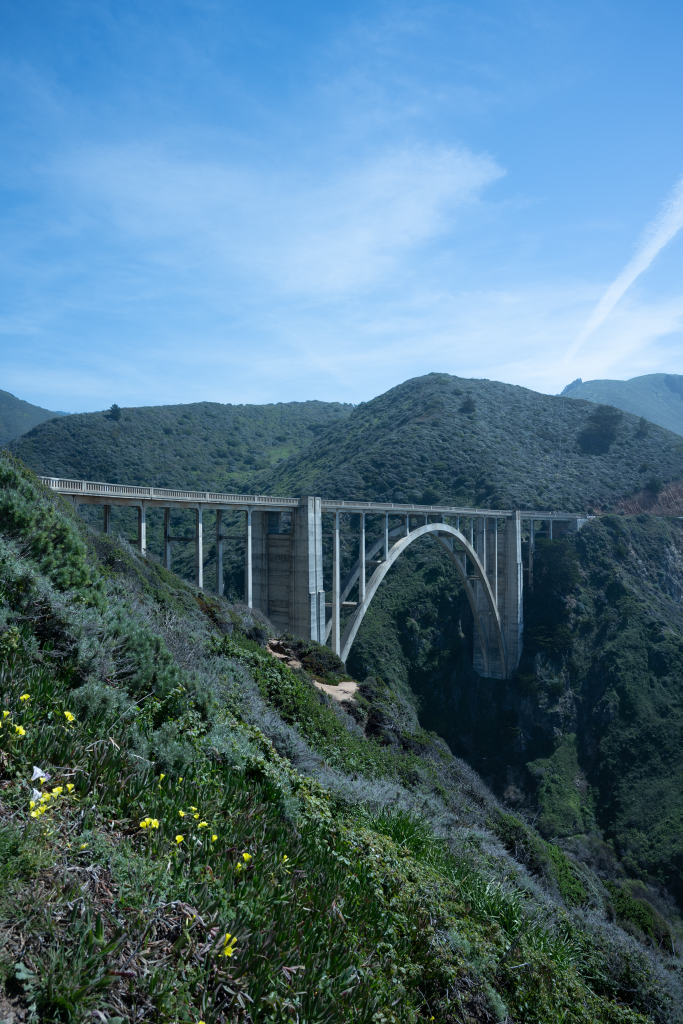
#> input picture Proj3/media/mosaic_3/DSC_0865.jpg, 1365 x 2048 px, found by its file name (shown at 1/2 size); its folder holds 4 pictures in this run
$ python ransac.py
#> lines starting #> are read from the running program, lines starting #| are printed output that depends on the picture
### Proj3/code/feature_detect.py
import numpy as np
import matplotlib.pyplot as plt
import cv2
import os
from scipy.ndimage import gaussian_filter
from scipy.spatial.distance import cdist
from harris import get_harris_corners, dist2

# B.1
# [212 lines left out: functions detect_corners_with_anms, adaptive_non_maximal_suppression, visualize_harris_corners, test_harris_anms, extract_feature_descriptors, visualize_descriptors, not called in this run]

def simple_corner_selection(image, num_features=500):

    if image.dtype == np.uint8:
        img_float = image.astype(np.float64) / 255.0
    else:
        img_float = image.astype(np.float64)
        if img_float.max() > 1.0:
            img_float = img_float / 255.0

    h, coords = get_harris_corners(img_float, edge_discard=20)
    corner_strengths = h[coords[0], coords[1]]

    if coords.shape[1] > num_features:
        sorted_idx = np.argsort(corner_strengths)[::-1]
        selected = sorted_idx[:num_features]
        coords = coords[:, selected]

    return coords, h

def test_descriptors(image_path, num_features=500, output_dir='.'):

    img = cv2.imread(image_path)
    img_rgb = cv2.cvtColor(img, cv2.COLOR_BGR2RGB)
    img_gray = cv2.cvtColor(img, cv2.COLOR_BGR2GRAY)
    coords, h = simple_corner_selection(img_gray, num_features=num_features)

    descriptors, valid_coords = extract_feature_descriptors(
        img_gray, coords,
        descriptor_size=8,
        sample_spacing=5
    )

    base_name = os.path.splitext(os.path.basename(image_path))[0]
    save_path = os.path.join(output_dir, f'{base_name}_descriptors.png')

    if descriptors.shape[0] > 0:
        visualize_descriptors(img_rgb, valid_coords, descriptors,
                            num_to_show=10, save_path=save_path)

    return valid_coords, descriptors, img_gray, img_rgb

#B.3
# [114 lines left out: functions match_features, visualize_matches, match_image_pair, not called in this run]

### Proj3/code/ransac.py
from laplacian import computeH, create_panorama_sequential_pyramid, create_panorama_from_data_pyramid
from feature_detect import test_descriptors, match_features
import numpy as np
import cv2
import matplotlib.pyplot as plt
import os
from scipy.ndimage import distance_transform_edt

# [49 lines left out: function compute_homography_ransac, not called in this run]

def create_automatic_panorama(base_path, image_numbers,
                              num_features=500, ratio_threshold=0.8,
                              ransac_iters=5000, ransac_threshold=3.0,
                              pyramid_levels=4, output_name='auto_panorama'):

#> called with num_features = 1000, ratio_threshold = 0.5, ransac_iters = 5000, ransac_threshold = 4, pyramid_levels = 4, output_name = 'automatic_panorama_0865_to_0866'
    images = []
    for num in image_numbers:
        img_path = os.path.join(base_path, f'DSC_0{num}.jpg')
        img = cv2.imread(img_path)
#> img is the input picture: shape (2048, 1365, 3); mean B, G, R 133.3, 114.5, 79.9
        if img is None:
            raise FileNotFoundError(f"Could not load {img_path}")
        img_rgb = cv2.cvtColor(img, cv2.COLOR_BGR2RGB)
        images.append(img_rgb)

    homographies = []

    for i in range(len(image_numbers) - 1):
        num1 = image_numbers[i]
        num2 = image_numbers[i + 1]
        img_path1 = os.path.join(base_path, f'DSC_0{num1}.jpg')
        img_path2 = os.path.join(base_path, f'DSC_0{num2}.jpg')

        coords1, desc1, gray1, rgb1 = test_descriptors(img_path1, num_features)
#> in test_descriptors, `img_gray = cv2.cvtColor(img, cv2.COLOR_BGR2GRAY)`:
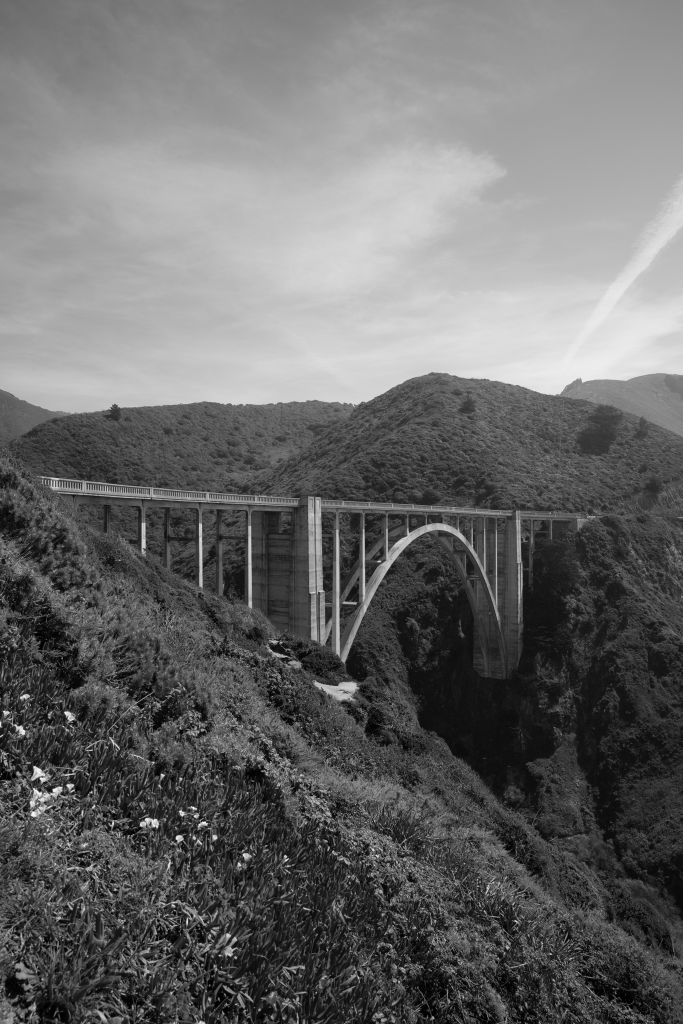
#> img_gray: shape (2048, 1365) (shown at 1/2 size); min 0, max 248, mean 106.3
        coords2, desc2, gray2, rgb2 = test_descriptors(img_path2, num_features)

        matches, distances = match_features(desc1, desc2, ratio_threshold)
        print(f"  Found {len(matches)} matches")

        if len(matches) < 4:
            raise ValueError(f"Not enough matches for pair {num1}-{num2}")

        H, inliers, num_inliers = compute_homography_ransac(
            matches, coords1, coords2,
            n_iters=ransac_iters,
            threshold=ransac_threshold
        )

        if H is None:
            raise ValueError(f"RANSAC failed for pair {num1}-{num2}")

        homographies.append(H)

    panorama = create_panorama_sequential_pyramid(images, homographies, pyramid_levels)

    output_path = os.path.join(base_path, f'{output_name}.png')
    plt.figure(figsize=(24, 8))
    plt.imshow(panorama)
    plt.axis('off')
    plt.title(f'Automatic Panorama (RANSAC): DSC_0{image_numbers[0]} to DSC_0{image_numbers[-1]}')
    plt.tight_layout()
    #plt.savefig(output_path, dpi=150, bbox_inches='tight')
    plt.show()

    return panorama, homographies

if __name__ == "__main__":
    base_path = '/Users/junwei/Fall2025/CS180/iswagnacio.github.io/Proj3/media/mosaic_3'
    image_numbers = [865,866]
#> (the run stopped early here; a loop or call above may not have finished)
